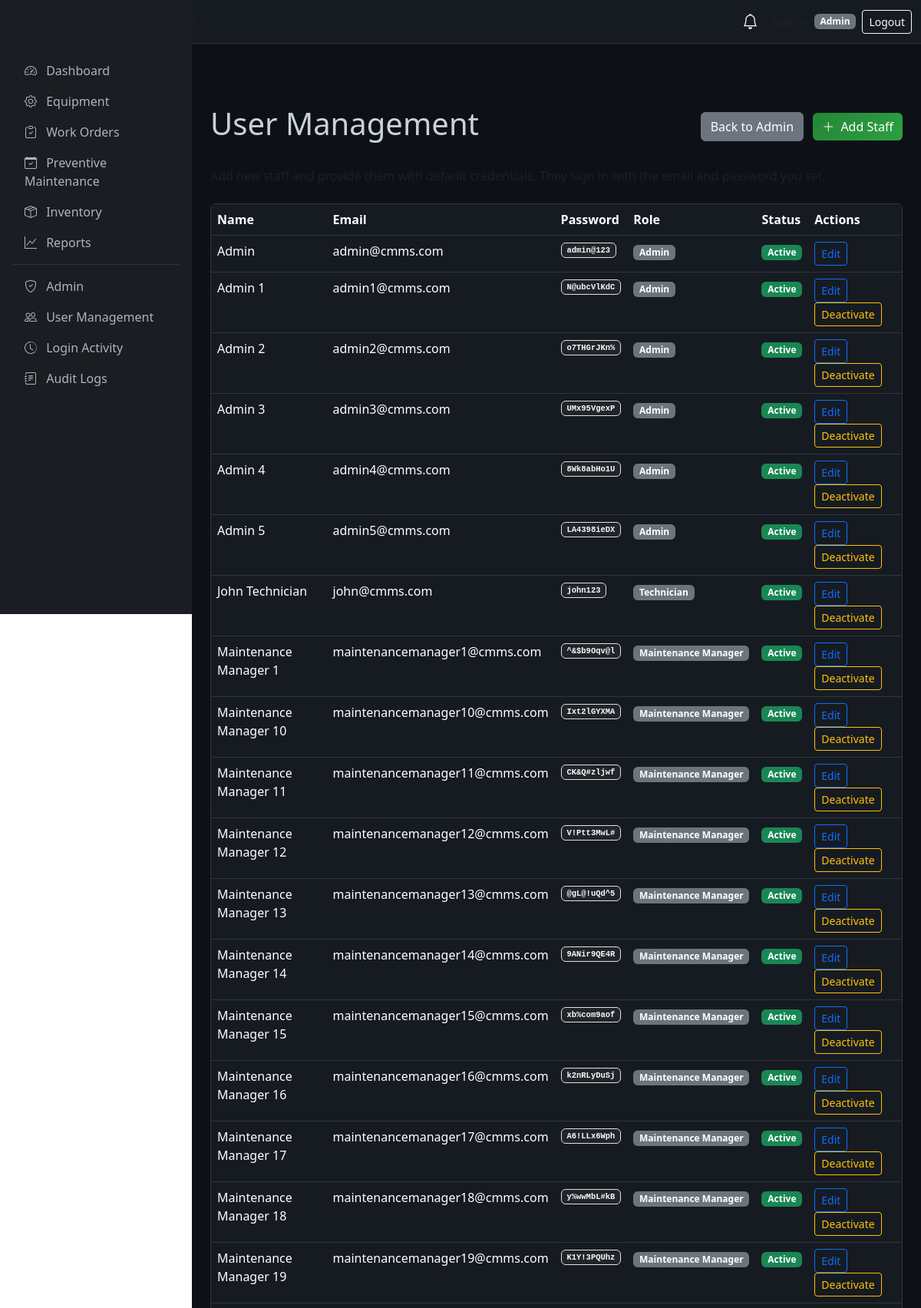
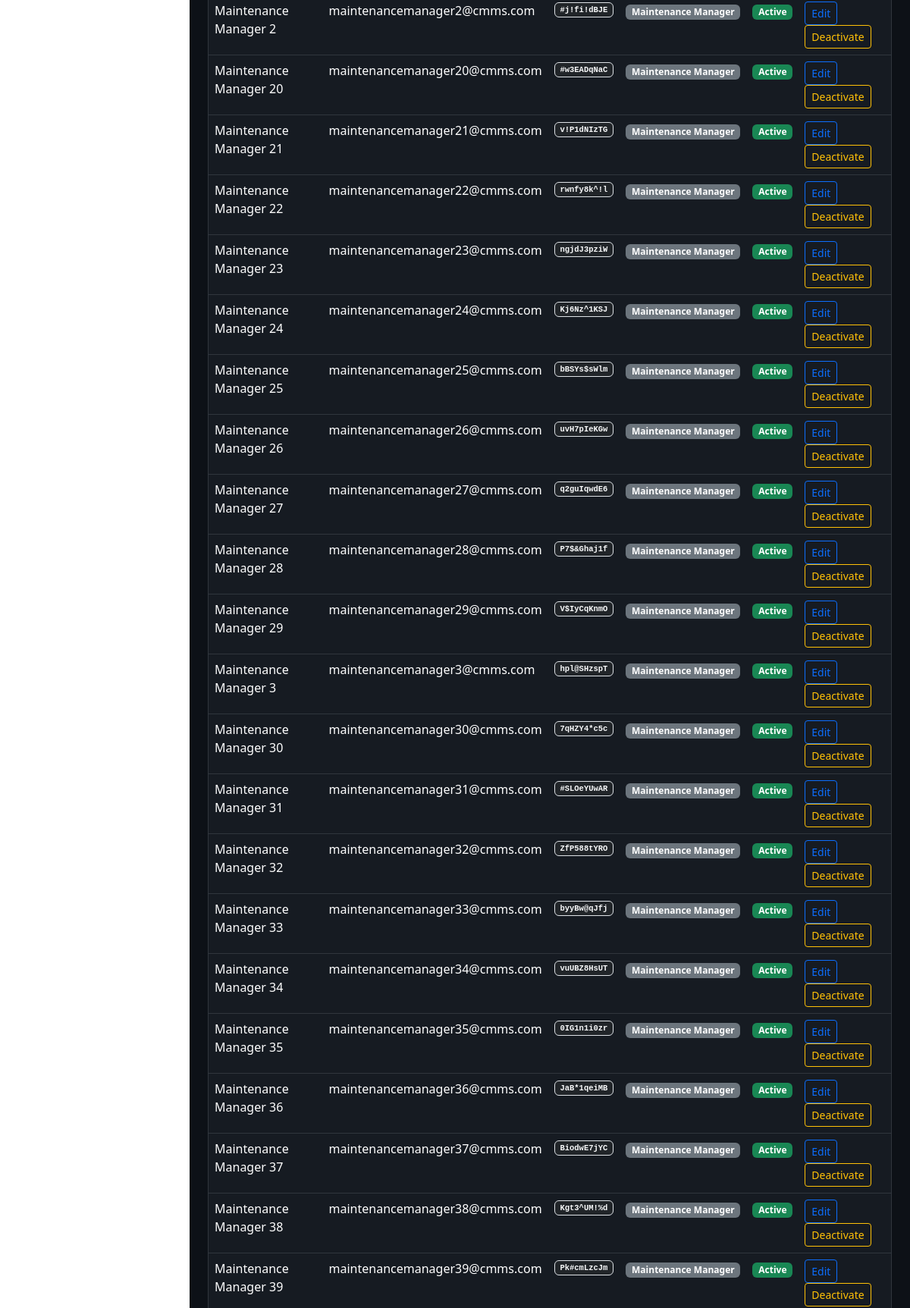
Page /admin/users (signed in, upper part) on the committed database (2 pictures, top to bottom).
### tables this page shows
CREATE TABLE users (
    id INTEGER PRIMARY KEY AUTOINCREMENT,
    name TEXT NOT NULL,
    email TEXT UNIQUE NOT NULL,
    password_hash TEXT NOT NULL,
    role TEXT NOT NULL CHECK(role IN ('Admin', 'Maintenance Manager', 'Technician', 'Store Manager')),
    is_active INTEGER DEFAULT 1,
    created_at TIMESTAMP DEFAULT CURRENT_TIMESTAMP,
    updated_at TIMESTAMP DEFAULT CURRENT_TIMESTAMP
, last_login TIMESTAMP, password TEXT);

### app/routes/admin_routes.py (the view)
@admin_bp.route('/admin/users')
@login_required
@role_required('Admin')
def users():
    users_list = get_all_users()
    return render_template('admin/users.html', users=users_list)

### app/models/notification.py (called while the page is built)
def get_unread(user_id):
    return execute_query(
        "SELECT * FROM notifications WHERE user_id = ? AND is_read = 0 ORDER BY created_at DESC",
        (user_id,), fetch_all=True
    )

### app/models/user.py (called while the page is built)
def get_by_id(user_id):
    return execute_query(
        "SELECT id, name, email, role, is_active FROM users WHERE id = ?",
        (user_id,), fetch_one=True
    )

def get_all_users():
    return execute_query(
        "SELECT id, name, email, role, is_active, created_at, password FROM users ORDER BY name",
        fetch_all=True
    )

### app/routes/auth_routes.py (called while the page is built)
def login_required(f):
    @wraps(f)
    def decorated(*args, **kwargs):
        if 'user_id' not in session:
            flash('Please log in to access this page.', 'warning')
            return redirect(url_for('auth.login'))
        return f(*args, **kwargs)
    return decorated

def role_required(*allowed_roles):
    def decorator(f):
        @wraps(f)
        def decorated(*args, **kwargs):
            if 'user_id' not in session:
                flash('Please log in.', 'warning')
                return redirect(url_for('auth.login'))
            user = get_by_id(session['user_id'])
            if not user or user['role'] not in allowed_roles:
                flash('Access denied. Insufficient permissions.', 'danger')
                return redirect(url_for('main.dashboard'))
            return f(*args, **kwargs)
        return decorated
    return decorator

### database/db.py (called while the page is built)
def get_connection():
    conn = sqlite3.connect(DATABASE)
    conn.row_factory = sqlite3.Row
    conn.execute("PRAGMA foreign_keys = ON")
    return conn

def execute_query(query, params=(), fetch_one=False, fetch_all=False, commit=True):
    conn = get_connection()
    cursor = conn.cursor()
    cursor.execute(query, params)
    result = None
    if fetch_one:
        row = cursor.fetchone()
        result = dict(row) if row else None
    elif fetch_all:
        rows = cursor.fetchall()
        result = [dict(row) for row in rows]
    else:
        if commit:
            conn.commit()
        result = cursor.lastrowid
    conn.close()
    return result

### templates/admin/users.html (shortened to what this page needs)
{% extends "base.html" %}
{% block content %}
<div class="d-flex justify-content-between align-items-center mb-4">
    <h1>User Management</h1>
    <div>
        <a href="{{ url_for('admin.dashboard') }}" class="btn btn-secondary me-2">Back to Admin</a>
        <a href="{{ url_for('admin.add_user') }}" class="btn btn-primary"><i class="bi bi-plus-lg me-1"></i> Add Staff</a>
    </div>
</div>
<p class="text-muted mb-4">Add new staff and provide them with default credentials. They sign in with the email and password you set.</p>
<div class="card">
    <div class="table-responsive">
        <table class="table table-dark table-hover mb-0">
            <thead>
                <tr>
                    <th>Name</th>
                    <th>Email</th>
                    <th>Password</th>
                    <th>Role</th>
                    <th>Status</th>
                    <th>Actions</th>
                </tr>
            </thead>
            <tbody>
                {% for u in users %}
                <tr>
                    <td>{{ u.name }}</td>
                    <td>{{ u.email }}</td>
                    <td class="user-select-all font-monospace small"><span class="badge bg-dark border text-light">{{ u.password }}</span></td>
                    <td><span class="badge bg-secondary">{{ u.role }}</span></td>
                    <td>{% if u.is_active %}<span class="badge bg-success">Active</span>{% else %}<span class="badge bg-danger">Inactive</span>{% endif %}</td>
                    <td>
                        <a href="{{ url_for('admin.edit_user', uid=u.id) }}" class="btn btn-sm btn-outline-primary">Edit</a>
                        {% if u.id != current_user.id %}
                        {% if u.is_active %}
                        <form method="POST" action="{{ url_for('admin.deactivate_user', uid=u.id) }}" class="d-inline" onsubmit="return confirm('Deactivate this user?');">
                            <button type="submit" class="btn btn-sm btn-outline-warning">Deactivate</button>
                        </form>
                        {% else %}
                        <form method="POST" action="{{ url_for('admin.activate_user', uid=u.id) }}" class="d-inline">
                            <button type="submit" class="btn btn-sm btn-outline-success">Activate</button>
                        </form>
                        {% endif %}
                        {% endif %}
                    </td>
                </tr>
                {% else %}
                <tr><td colspan="6" class="text-center text-muted">No users.</td></tr>
                {% endfor %}
            </tbody>
        </table>
    </div>
</div>
{% endblock %}

### templates/base.html (shortened to what this page needs)
<!DOCTYPE html>
<html lang="en">
<head>
    <link href="https://cdn.jsdelivr.net/npm/bootstrap@5.3.2/dist/css/bootstrap.min.css" rel="stylesheet">
    <link href="https://cdn.jsdelivr.net/npm/bootstrap-icons@1.11.1/font/bootstrap-icons.css" rel="stylesheet">
</head>
<body>
    {% if current_user %}
    <nav class="navbar navbar-expand-lg navbar-dark">
        <div class="container-fluid">
            <a class="navbar-brand brand-gradient fw-bold" href="{{ url_for('main.dashboard') }}">TINDI CMMS</a>
            <span class="text-muted small">Coca-Cola Plant</span>
            <div class="ms-auto d-flex align-items-center">
                <div class="dropdown me-3">
                    <a class="text-white position-relative" href="#" data-bs-toggle="dropdown">
                        <i class="bi bi-bell fs-5"></i>
                    </a>
                </div>
                <span class="text-muted me-2">{{ current_user.name }}</span>
                <span class="badge bg-secondary">{{ current_user.role }}</span>
                <a href="{{ url_for('auth.logout') }}" class="btn btn-outline-light btn-sm ms-2">Logout</a>
            </div>
        </div>
    </nav>
    <div class="d-flex">
        <aside class="sidebar position-fixed top-0 start-0 vh-100"
            style="width: var(--sidebar-width); padding-top: 56px;">
            <nav class="nav flex-column p-3">
                <a class="nav-link rounded"
                    href="{{ url_for('admin.dashboard') if current_user.role == 'Admin' else url_for('main.dashboard') }}"><i
                        class="bi bi-speedometer2 me-2"></i> Dashboard</a>
                {% if current_user.role in ['Admin', 'Maintenance Manager', 'Technician'] %}
                <a class="nav-link rounded" href="{{ url_for('equipment.list_equipment') }}"><i
                        class="bi bi-gear me-2"></i> Equipment</a>
                {% endif %}
                {% if current_user.role in ['Admin', 'Maintenance Manager', 'Technician'] %}
                <a class="nav-link rounded" href="{{ url_for('work_order.list_work_orders') }}"><i
                        class="bi bi-clipboard-check me-2"></i> Work Orders</a>
                {% endif %}
                {% if current_user.role in ['Admin', 'Maintenance Manager'] %}
                <a class="nav-link rounded" href="{{ url_for('maintenance.list_schedules') }}"><i
                        class="bi bi-calendar-check me-2"></i> Preventive Maintenance</a>
                {% endif %}
                {% if current_user.role in ['Admin', 'Store Manager', 'Maintenance Manager'] %}
                <a class="nav-link rounded" href="{{ url_for('inventory.list_inventory') }}"><i
                        class="bi bi-box-seam me-2"></i> Inventory</a>
                {% endif %}
                {% if current_user.role in ['Admin', 'Maintenance Manager'] %}
                <a class="nav-link rounded" href="{{ url_for('reports.index') }}"><i class="bi bi-graph-up me-2"></i>
                    Reports</a>
                {% endif %}
                {% if current_user.role == 'Admin' %}
                <hr class="border-secondary my-2">
                <a class="nav-link rounded" href="{{ url_for('admin.dashboard') }}"><i
                        class="bi bi-shield-check me-2"></i> Admin</a>
                <a class="nav-link rounded" href="{{ url_for('admin.users') }}"><i class="bi bi-people me-2"></i> User
                    Management</a>
                <a class="nav-link rounded" href="{{ url_for('admin.login_activity') }}"><i
                        class="bi bi-clock-history me-2"></i> Login Activity</a>
                <a class="nav-link rounded" href="{{ url_for('audit.audit_logs') }}"><i
                        class="bi bi-journal-text me-2"></i> Audit Logs</a>
                {% endif %}
            </nav>
        </aside>
        <main class="main-content flex-grow-1 p-4" style="padding-top: 80px !important;">
            {% block content %}{% endblock %}
        </main>
    </div>
    {% else %}
    {% block full_page %}{% endblock %}
    {% endif %}
</body>
</html>

### templates/base.html (style rules this page uses)
:root { --sidebar-width: 250px; }
.sidebar { min-height: 100vh; background: #1a1d21; }
.sidebar .nav-link { color: #adb5bd; }
.main-content { margin-left: var(--sidebar-width); min-height: 100vh; background: #0d1117; color: #c9d1d9; }
.card { background: #161b22; border: 1px solid #30363d; color: #c9d1d9; }
.table { color: #c9d1d9; }
.table-dark { --bs-table-bg: #161b22; --bs-table-border-color: #30363d; }
.navbar-dark { background: #161b22 !important; border-bottom: 1px solid #30363d; }
.brand-gradient { background: linear-gradient(135deg, #58a6ff 0%, #a371f7 100%); -webkit-background-clip: text; -webkit-text-fill-color: transparent; }
.btn-primary { background: linear-gradient(135deg, #238636 0%, #2ea043 100%); border: none; }

### rows in the picture
users: role "Admin", name "Admin", email "admin@cmms.com", password "admin@123", is_active "Active"
users: name "Admin 1", email "admin1@cmms.com", password "N@ubcVlKdC", role "Admin", is_active "Active"
users: name "Admin 2", email "admin2@cmms.com", password "o7THGrJKn%", role "Admin", is_active "Active"
users: name "Admin 3", email "admin3@cmms.com", password "UMx95VgexP", role "Admin", is_active "Active"
users: name "Admin 4", email "admin4@cmms.com", password "8Wk8abHo1U", role "Admin", is_active "Active"
users: name "Admin 5", email "admin5@cmms.com", password "LA4398ieDX", role "Admin", is_active "Active"
users: name "John Technician", email "john@cmms.com", password "john123", role "Technician", is_active "Active"
users: name "Maintenance Manager 1", email "maintenancemanager1@cmms.com", password "^&$b9Oqv@l", role "Maintenance Manager", is_active "Active"
users: name "Maintenance Manager 10", email "maintenancemanager10@cmms.com", password "Ixt2lGYXMA", role "Maintenance Manager", is_active "Active"
users: name "Maintenance Manager 11", email "maintenancemanager11@cmms.com", password "CK&Q#zljwf", role "Maintenance Manager", is_active "Active"
users: name "Maintenance Manager 12", email "maintenancemanager12@cmms.com", password "V!Ptt3MwL#", role "Maintenance Manager", is_active "Active"
users: name "Maintenance Manager 13", email "maintenancemanager13@cmms.com", password "@gL@!uQd^5", role "Maintenance Manager", is_active "Active"
users: name "Maintenance Manager 14", email "maintenancemanager14@cmms.com", password "9ANir9QE4R", role "Maintenance Manager", is_active "Active"
users: name "Maintenance Manager 15", email "maintenancemanager15@cmms.com", password "xb%com9aof", role "Maintenance Manager", is_active "Active"
users: name "Maintenance Manager 16", email "maintenancemanager16@cmms.com", password "k2nRLyDuSj", role "Maintenance Manager", is_active "Active"
users: name "Maintenance Manager 17", email "maintenancemanager17@cmms.com", password "A6!LLx6Wph", role "Maintenance Manager", is_active "Active"
users: name "Maintenance Manager 18", email "maintenancemanager18@cmms.com", password "y%wwMbL#kB", role "Maintenance Manager", is_active "Active"
users: name "Maintenance Manager 19", email "maintenancemanager19@cmms.com", password "K1Y!3PQUhz", role "Maintenance Manager", is_active "Active"
users: name "Maintenance Manager 2", email "maintenancemanager2@cmms.com", password "#j!fi!dBJE", role "Maintenance Manager", is_active "Active"
users: name "Maintenance Manager 20", email "maintenancemanager20@cmms.com", password "#w3EADqNaC", role "Maintenance Manager", is_active "Active"
users: name "Maintenance Manager 21", email "maintenancemanager21@cmms.com", password "v!P1dNIzTG", role "Maintenance Manager", is_active "Active"
users: name "Maintenance Manager 22", email "maintenancemanager22@cmms.com", password "rwnfy8k^!l", role "Maintenance Manager", is_active "Active"
users: name "Maintenance Manager 23", email "maintenancemanager23@cmms.com", password "ngjdJ3pziW", role "Maintenance Manager", is_active "Active"
users: name "Maintenance Manager 24", email "maintenancemanager24@cmms.com", password "Kj6Nz^1KSJ", role "Maintenance Manager", is_active "Active"
users: name "Maintenance Manager 25", email "maintenancemanager25@cmms.com", password "bBSYs$sWlm", role "Maintenance Manager", is_active "Active"
users: name "Maintenance Manager 26", email "maintenancemanager26@cmms.com", password "uvH7pIeKGw", role "Maintenance Manager", is_active "Active"
users: name "Maintenance Manager 27", email "maintenancemanager27@cmms.com", password "q2guIqwdE6", role "Maintenance Manager", is_active "Active"
users: name "Maintenance Manager 28", email "maintenancemanager28@cmms.com", password "P7$&Ghaj1f", role "Maintenance Manager", is_active "Active"
users: name "Maintenance Manager 29", email "maintenancemanager29@cmms.com", password "V$IyCqKnmO", role "Maintenance Manager", is_active "Active"
users: name "Maintenance Manager 3", email "maintenancemanager3@cmms.com", password "hpl@SHzspT", role "Maintenance Manager", is_active "Active"
users: name "Maintenance Manager 30", email "maintenancemanager30@cmms.com", password "7qHZY4*c5c", role "Maintenance Manager", is_active "Active"
users: name "Maintenance Manager 31", email "maintenancemanager31@cmms.com", password "#SLOeYUwAR", role "Maintenance Manager", is_active "Active"
users: name "Maintenance Manager 32", email "maintenancemanager32@cmms.com", password "ZfP588tYRO", role "Maintenance Manager", is_active "Active"
users: name "Maintenance Manager 33", email "maintenancemanager33@cmms.com", password "byyBw@qJfj", role "Maintenance Manager", is_active "Active"
users: name "Maintenance Manager 34", email "maintenancemanager34@cmms.com", password "vuUBZ8HsUT", role "Maintenance Manager", is_active "Active"
users: name "Maintenance Manager 35", email "maintenancemanager35@cmms.com", password "0IG1n1i0zr", role "Maintenance Manager", is_active "Active"
users: name "Maintenance Manager 36", email "maintenancemanager36@cmms.com", password "JaB*1qeiMB", role "Maintenance Manager", is_active "Active"
users: name "Maintenance Manager 37", email "maintenancemanager37@cmms.com", password "BiodwE7jYC", role "Maintenance Manager", is_active "Active"
users: name "Maintenance Manager 38", email "maintenancemanager38@cmms.com", password "Kgt3^UM!%d", role "Maintenance Manager", is_active "Active"
users: name "Maintenance Manager 39", email "maintenancemanager39@cmms.com", password "Pk#cmLzcJm", role "Maintenance Manager", is_active "Active"
